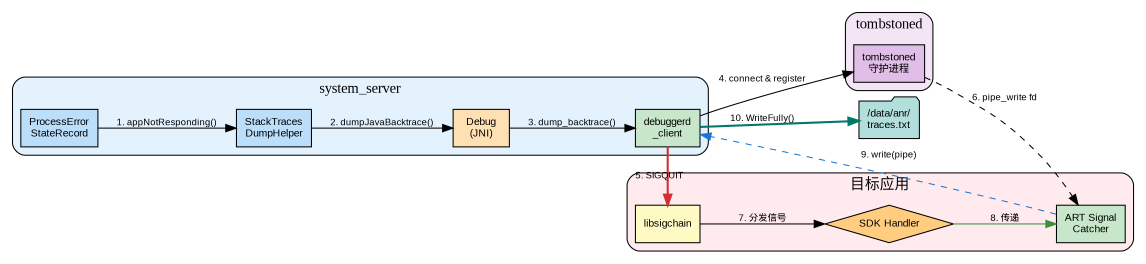
#> input picture anr_dump_sequence.png, 2292 x 527 px (shown at 1/2 size)
$ python -i invert_flowchart.py   (imports and definitions only)
#> lines starting #> are read from the running program, lines starting #| are printed output that depends on the picture; after the words box and inside, x2 and y2 are one past the last pixel; in counts of white or black regions, pixels touching at a corner belong together
#!/usr/bin/env python3
"""
Flowchart Image Processor
- Converts dark background to white
- Inverts text colors for proper contrast
- Enhances clarity and resolution
"""

import cv2
import numpy as np
from PIL import Image, ImageEnhance, ImageFilter
import base64
import io
import sys

# The image data will be embedded here as base64
# This is the uploaded flowchart image
IMAGE_BASE64 = """
"""

# [12 lines left out: functions load_image_from_base64, load_image_from_file, not called in this run]

def smart_invert_flowchart(img_rgb):
    """
    Smart inversion that:
    1. Changes black background to white
    2. Inverts light text/lines to dark
    3. Preserves and adjusts colored elements for visibility on white
    """
    # Convert to different color spaces for analysis
    img_hsv = cv2.cvtColor(img_rgb, cv2.COLOR_RGB2HSV)
#> img_hsv: shape (527, 2292, 3); mean H, S, V 39.6, 11, 245.2
    h, s, v = cv2.split(img_hsv)
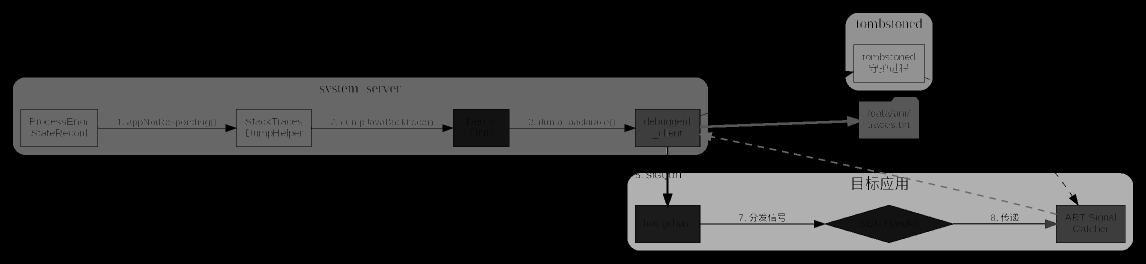
#> h: shape (527, 2292) (shown at 1/2 size); min 0, max 179, mean 39.6
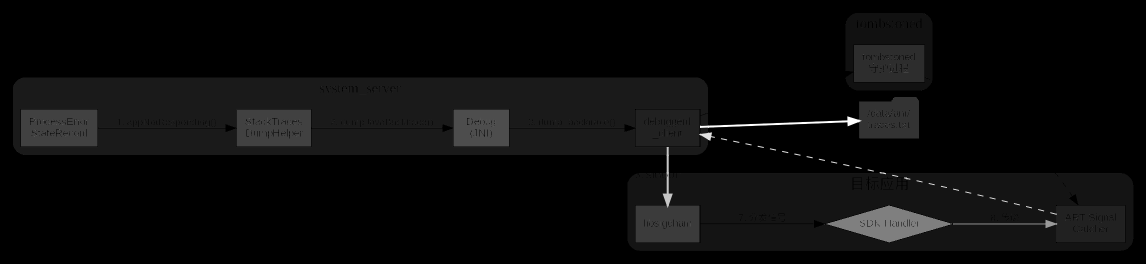
#> s: shape (527, 2292) (shown at 1/2 size); min 0, max 255, mean 11

    # Create output image with white background
    result = np.full_like(img_rgb, 255)

    # Thresholds
    bg_threshold = 35  # Pixels with value below this are background
    light_threshold = 180  # Pixels with value above this are light elements
    saturation_threshold = 40  # Low saturation means grayscale

    # Masks
    bg_mask = v < bg_threshold
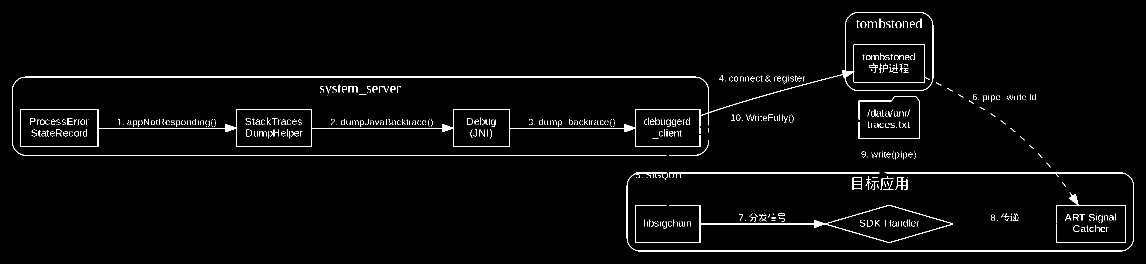
#> bg_mask: shape (527, 2292) bool (shown at 1/2 size); 2.2% white in thin lines or dots, all inside (x1, y1, x2, y2) = (24, 24, 2268, 503)
    light_gray_mask = (v > light_threshold) & (s < saturation_threshold)
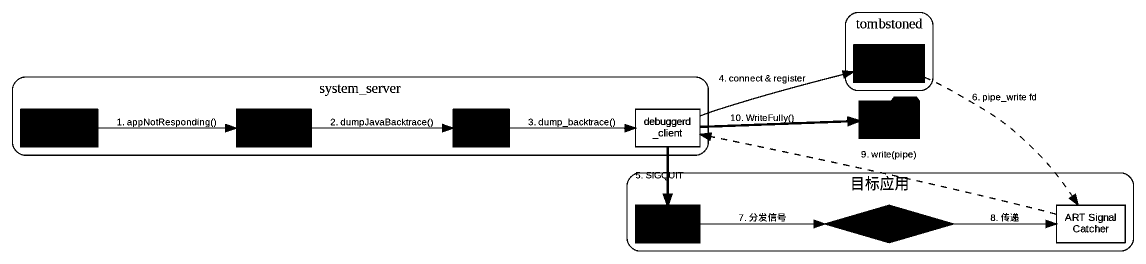
#> light_gray_mask: shape (527, 2292) bool (shown at 1/2 size); 90.8% white; 236 black regions (22 under 20 px), largest, box (x1, y1, x2, y2) and area: (24, 24, 2268, 503) 98312, (1784, 349, 1821, 381) 386, (1705, 354, 1725, 381) 315
    dark_gray_mask = (v >= bg_threshold) & (v < 150) & (s < saturation_threshold)
    colored_mask = (s >= saturation_threshold) & ~bg_mask
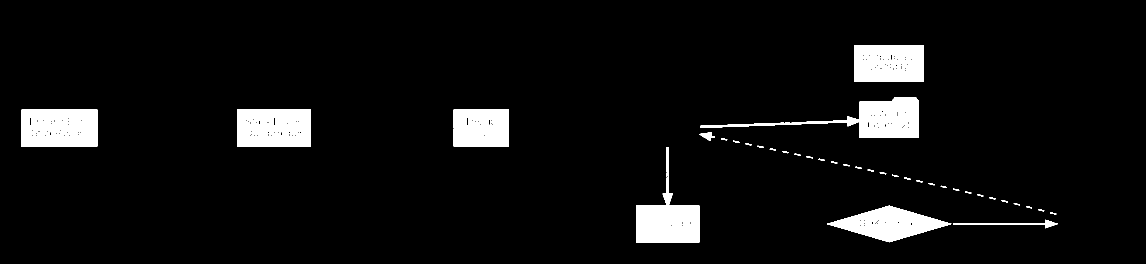
#> colored_mask: shape (527, 2292) bool (shown at 1/2 size); 5.8% white; 38 white regions, largest, box (x1, y1, x2, y2) and area: (42, 219, 195, 293) 10704, (1400, 194, 1838, 276) 10367, (474, 219, 622, 293) 10335

    # Light gray elements (text, lines) -> dark gray/black
    result[light_gray_mask] = [30, 30, 30]

    # Medium gray elements -> slightly darker
    gray_values = v[dark_gray_mask]
#> gray_values = 12238 values, max 149 at index 130, min 35 at index 70, mean 95.06
    for i in range(3):
        result[:,:,i][dark_gray_mask] = (255 - gray_values).astype(np.uint8)

    # For colored elements, we need to adjust them for white background
    # Keep the hue but increase saturation and adjust value for visibility

    # Orange/Yellow elements (commonly used for warnings/decisions)
    orange_mask = cv2.inRange(img_hsv, np.array([5, 80, 80]), np.array([30, 255, 255]))
#> orange_mask: shape (527, 2292); 0.73% white; 5 white regions (4 under 20 px), largest, box (x1, y1, x2, y2) and area: (1654, 411, 1902, 484) 8789
    if np.any(orange_mask):
        # Darken orange slightly for white bg
        result[orange_mask > 0] = (img_rgb[orange_mask > 0] * 0.85).astype(np.uint8)
#> result: shape (527, 2292, 3); mean of channels 0, 1, 2 49.3, 49, 48.6

    # Blue elements (commonly used for processes)
    blue_mask = cv2.inRange(img_hsv, np.array([90, 50, 50]), np.array([130, 255, 255]))
#> blue_mask: shape (527, 2292); 1.8% white; 33 white regions (2 under 20 px), largest, box (x1, y1, x2, y2) and area: (42, 219, 195, 293) 10623, (474, 219, 622, 293) 10268, (1398, 265, 1430, 282) 257
    if np.any(blue_mask):
        # Make blue slightly more saturated/darker
        blue_adjusted = img_rgb[blue_mask > 0].astype(np.float32)
        blue_adjusted[:, 0] = blue_adjusted[:, 0] * 0.7  # Reduce R
        blue_adjusted[:, 1] = blue_adjusted[:, 1] * 0.7  # Reduce G
        blue_adjusted[:, 2] = np.minimum(blue_adjusted[:, 2] * 1.1, 255)  # Boost B slightly
        result[blue_mask > 0] = blue_adjusted.astype(np.uint8)
#> result: shape (527, 2292, 3); mean of channels 0, 1, 2 46.8, 47, 48.3

    # Purple/Magenta elements
    purple_mask = cv2.inRange(img_hsv, np.array([130, 50, 50]), np.array([170, 255, 255]))
#> purple_mask: shape (527, 2292); every value is 0
    if np.any(purple_mask):
        # Darken purple for white bg
        result[purple_mask > 0] = (img_rgb[purple_mask > 0] * 0.75).astype(np.uint8)

    # Green elements (commonly used for success states)
    green_mask = cv2.inRange(img_hsv, np.array([35, 50, 50]), np.array([85, 255, 255]))
#> green_mask: shape (527, 2292); 0.05% white; 1 white region, box (x1, y1, x2, y2) and area: (1907, 439, 2115, 456) 587
    if np.any(green_mask):
        # Darken green for white bg
        result[green_mask > 0] = (img_rgb[green_mask > 0] * 0.8).astype(np.uint8)
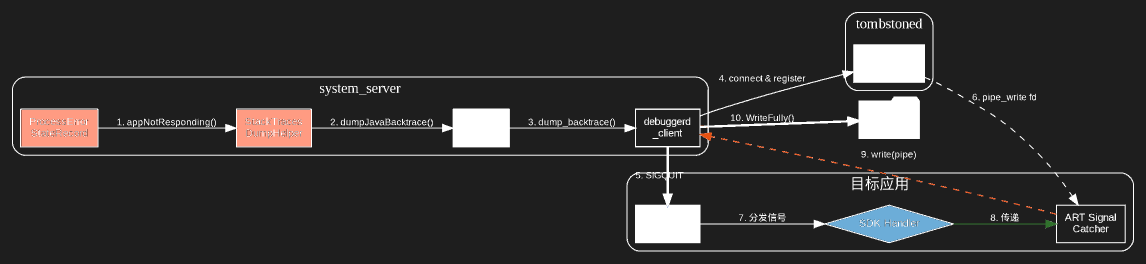
#> result: shape (527, 2292, 3) (shown at 1/2 size); mean of channels 0, 1, 2 46.7, 46.9, 48.2; drawn as B, G, R

    # Red elements
    red_mask1 = cv2.inRange(img_hsv, np.array([0, 80, 80]), np.array([10, 255, 255]))
#> red_mask1: shape (527, 2292); 0.06% white; 2 white regions (1 under 20 px), largest, box (x1, y1, x2, y2) and area: (1326, 294, 1345, 416) 671
    red_mask2 = cv2.inRange(img_hsv, np.array([170, 80, 80]), np.array([180, 255, 255]))
#> red_mask2: shape (527, 2292); 0.01% white in thin lines or dots, all inside (x1, y1, x2, y2) = (1325, 294, 1346, 408)
    red_mask = red_mask1 | red_mask2
#> red_mask: shape (527, 2292); 0.06% white; 2 white regions (1 under 20 px), largest, box (x1, y1, x2, y2) and area: (1325, 294, 1346, 416) 747
    if np.any(red_mask):
        result[red_mask > 0] = (img_rgb[red_mask > 0] * 0.85).astype(np.uint8)
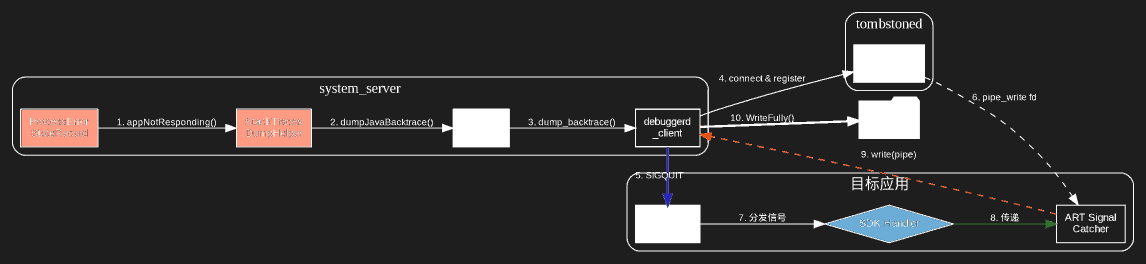
#> result: shape (527, 2292, 3) (shown at 1/2 size); 0.06% of pixels changed, all inside (x1, y1, x2, y2) = (1325, 294, 1346, 415); drawn as B, G, R

    return result

# [26 lines left out: function enhance_clarity, not called in this run]

def simple_invert(img_rgb):
    """Simple color inversion - inverts all colors"""
    return 255 - img_rgb

# [41 lines left out: function process_image, not called in this run]

# [10 lines not run here, left out]

>>> import cv2
>>> picture = cv2.cvtColor(cv2.imread('anr_dump_sequence.png'), cv2.COLOR_BGR2RGB)
>>> result = smart_invert_flowchart(picture)
